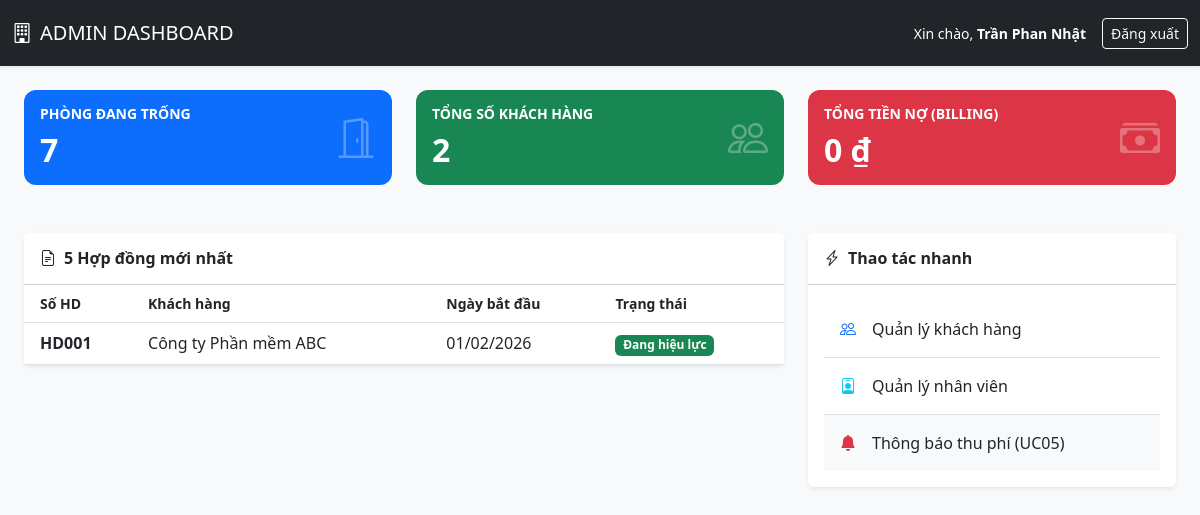
Screenshot of /admin/index.php (signed in) with the database file from the repository.
### tables this page shows
CREATE TABLE IF NOT EXISTS HOP_DONG (
    soHopDong CHAR(15) PRIMARY KEY,
    ngayHieuLuc DATE NOT NULL,
    ngayThanhToanDauTien DATE NOT NULL,
     
    thoiGianThue INT NOT NULL CHECK (thoiGianThue >= 6),
    ngayHetHanCuoiCung DATE NOT NULL,
    maKH CHAR(10) NOT NULL,
    trangThai VARCHAR(20) DEFAULT "DangHieuLuc",
    ngayHuy DATE NULL,
    lyDoHuy VARCHAR(200) NULL,
    FOREIGN KEY (maKH) REFERENCES KHACH_HANG(maKH) ON DELETE RESTRICT ON UPDATE CASCADE
);

CREATE TABLE IF NOT EXISTS KHACH_HANG (
    maKH CHAR(10) PRIMARY KEY,
    tenKH VARCHAR(100) NOT NULL,
    diaChi VARCHAR(200) NULL,
    soDienThoai VARCHAR(15) NOT NULL,
    email VARCHAR(100) NULL,
    ngayDangKy DATE DEFAULT (CURRENT_DATE),
    tenDangNhap VARCHAR(50) UNIQUE,
    matKhau VARCHAR(255)
);

### admin/index.php (the view, shortened to what this page needs)
<?php
require_once "../thuvien.php";
require_once "../cauhinh.php";
$res1 = $conn->query("SELECT COUNT(*) AS total FROM PHONG WHERE trangThai = 'Trống'");
$tongPhongTrong = $res1 ? $res1->fetch_assoc()['total'] : 0;
$res2 = $conn->query("SELECT COUNT(*) AS total FROM KHACH_HANG");
$tongKhachHang = $res2 ? $res2->fetch_assoc()['total'] : 0;
$res3 = $conn->query("SELECT SUM(soTienConNo) AS total FROM HOA_DON");
$tongNo = $res3 ? $res3->fetch_assoc()['total'] : 0;
$sql_top5 = "SELECT h.soHopDong, h.ngayHieuLuc, k.tenKH, h.trangThai
             FROM HOP_DONG h
             JOIN KHACH_HANG k ON h.maKH = k.maKH
             ORDER BY h.ngayHieuLuc DESC
             LIMIT 5";
$dsTop5 = $conn->query($sql_top5);
?>
<!DOCTYPE html>
<html lang="vi">
<head>
    <link href="https://cdn.jsdelivr.net/npm/bootstrap@5.3.0/dist/css/bootstrap.min.css" rel="stylesheet">
    <link rel="stylesheet" href="https://cdn.jsdelivr.net/npm/bootstrap-icons@1.11.0/font/bootstrap-icons.css">
</head>
<body class="bg-light">
<nav class="navbar navbar-dark bg-dark shadow-sm py-3 mb-4">
    <div class="container-fluid">
        <span class="navbar-brand mb-0 h1"><i class="bi bi-building me-2"></i>ADMIN DASHBOARD</span>
        <div class="d-flex align-items-center">
            <span class="text-white small me-3">Xin chào, <strong><?php echo e($_SESSION['tenNV']); ?></strong></span>
            <a href="<?php echo BASE_URL; ?>/admin/dangxuat.php" class="btn btn-outline-light btn-sm">Đăng xuất</a>
        </div>
    </div>
</nav>
<div class="container-fluid px-4">
    <div class="row g-4 mb-5">
        <div class="col-md-4">
            <div class="card stat-card bg-primary text-white h-100">
                <div class="card-body d-flex justify-content-between align-items-center">
                    <div>
                        <h6 class="text-uppercase small fw-bold">Phòng đang trống</h6>
                        <h2 class="mb-0 fw-bold"><?php echo $tongPhongTrong; ?></h2>
                    </div>
                    <i class="bi bi-door-open stat-icon"></i>
                </div>
            </div>
        </div>
        <div class="col-md-4">
            <div class="card stat-card bg-success text-white h-100">
                <div class="card-body d-flex justify-content-between align-items-center">
                    <div>
                        <h6 class="text-uppercase small fw-bold">Tổng số khách hàng</h6>
                        <h2 class="mb-0 fw-bold"><?php echo $tongKhachHang; ?></h2>
                    </div>
                    <i class="bi bi-people stat-icon"></i>
                </div>
            </div>
        </div>
        <div class="col-md-4">
            <div class="card stat-card bg-danger text-white h-100">
                <div class="card-body d-flex justify-content-between align-items-center">
                    <div>
                        <h6 class="text-uppercase small fw-bold">Tổng tiền nợ (Billing)</h6>
                        <h2 class="mb-0 fw-bold"><?php echo dinhDangTien($tongNo); ?></h2>
                    </div>
                    <i class="bi bi-cash-stack stat-icon"></i>
                </div>
            </div>
        </div>
    </div>
    <div class="row g-4">
        <div class="col-lg-8">
            <div class="card shadow-sm border-0">
                <div class="card-header bg-white py-3">
                    <h6 class="mb-0 fw-bold"><i class="bi bi-file-earmark-text me-2"></i>5 Hợp đồng mới nhất</h6>
                </div>
                <div class="card-body p-0">
                    <div class="table-responsive">
                        <table class="table table-hover align-middle mb-0">
                            <thead class="bg-light small">
                                <tr>
                                    <th class="ps-3">Số HD</th>
                                    <th>Khách hàng</th>
                                    <th>Ngày bắt đầu</th>
                                    <th>Trạng thái</th>
                                </tr>
                            </thead>
                            <tbody>
                                <?php if ($dsTop5 && $dsTop5->num_rows > 0): ?>
                                    <?php while ($h = $dsTop5->fetch_assoc()): ?>
                                    <tr>
                                        <td class="ps-3 fw-bold"><?php echo e($h['soHopDong']); ?></td>
                                        <td><?php echo e($h['tenKH']); ?></td>
                                        <td><?php echo dinhDangNgay($h['ngayHieuLuc']); ?></td>
                                        <td><?php echo badgeTrangThaiHD($h['trangThai']); ?></td>
                                    </tr>
                                    <?php endwhile; ?>
                                <?php else: ?>
                                    <tr><td colspan="4" class="text-center py-4">Chưa có hợp đồng nào.</td></tr>
                                <?php endif; ?>
                            </tbody>
                        </table>
                    </div>
                </div>
            </div>
        </div>
        <div class="col-lg-4">
            <div class="card shadow-sm border-0 h-100">
                <div class="card-header bg-white py-3">
                    <h6 class="mb-0 fw-bold"><i class="bi bi-lightning-charge me-2"></i>Thao tác nhanh</h6>
                </div>
                <div class="card-body">
                    <div class="list-group list-group-flush">
                        <a href="<?php echo BASE_URL; ?>/admin/khach_hang/kh_hienthi.php" class="list-group-item list-group-item-action py-3">
                             <i class="bi bi-people me-3 text-primary"></i>Quản lý khách hàng
                        </a>
                        <a href="<?php echo BASE_URL; ?>/admin/nhan_vien/nv_hienthi.php" class="list-group-item list-group-item-action py-3">
                             <i class="bi bi-person-badge me-3 text-info"></i>Quản lý nhân viên
                        </a>
                        <a href="<?php echo BASE_URL; ?>/admin/thong_bao_thanh_toan.php" class="list-group-item list-group-item-action py-3 bg-light">
                             <i class="bi bi-bell-fill me-3 text-danger pulse"></i>Thông báo thu phí (UC05)
                        </a>
                    </div>
                </div>
            </div>
        </div>
    </div>
</div>
</body>
</html>

### thuvien.php (shortened to what this page needs)
<?php
function dinhDangNgay($ngay) {
    return date('d/m/Y', strtotime($ngay));
}
function dinhDangTien($soTien) {
    return number_format((float)$soTien, 0, ',', '.') . ' ₫';
}
function e($chuoi) {
    return htmlspecialchars($chuoi ?? '', ENT_QUOTES, 'UTF-8');
}
function badgeTrangThaiHD($trangThai) {
    switch ($trangThai) {
        case 'DangHieuLuc': return '<span class="badge bg-success">Đang hiệu lực</span>';
    }
}

### admin/index.php (style rules this page uses)
.stat-card { transition: all .3s; border: none; border-radius: 12px; }
.stat-icon { font-size: 2.5rem; opacity: 0.3; }

### rows the page displays
hop_dong: soHopDong "HD001", maKH.tenKH "Công ty Phần mềm ABC", ngayHieuLuc "01/02/2026", trangThai "Đang hiệu lực"

### other values shown
$_SESSION['tenNV'] "Trần Phan Nhật"
$tongPhongTrong "7"
$tongKhachHang "2"
dinhDangTien($tongNo) "0 ₫"
